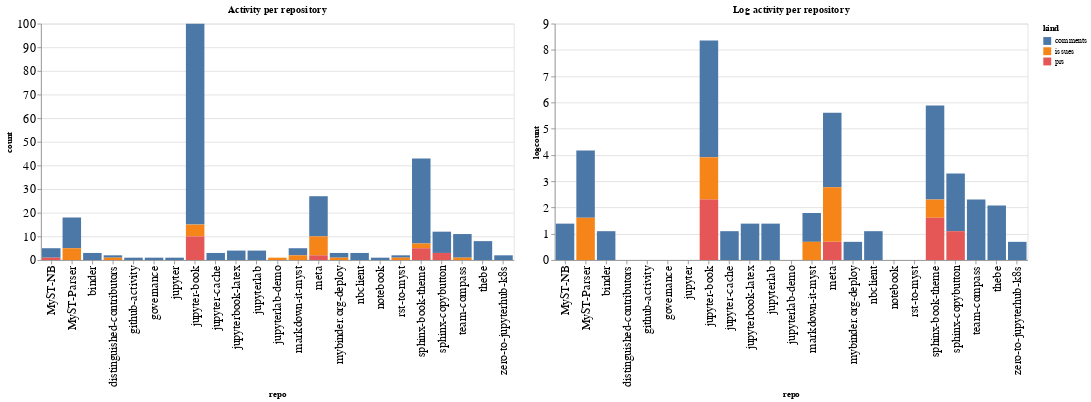

The notebook cell this image was saved under:
### Code cell
ch1 = alt.Chart(repo_summaries, width=600, title="Activity per repository").mark_bar().encode(
    x='repo',
    y='count',
    color='kind',
    tooltip="kind"
)

ch2 = alt.Chart(repo_summaries, width=600, title="Log activity per repository").mark_bar().encode(
    x='repo',
    y='logcount',
    color='kind',
    tooltip="kind"
)

ch1 | ch2

### Figure 1 — Vega-Lite specification as saved in the notebook (floating-point values rounded to 4 significant figures)
{"config": {"axisLeft": {"labelFontSize": 15}, "axisBottom": {"labelFontSize": 15}}, "hconcat": [{"mark": "bar", "encoding": {"color": {"type": "nominal", "field": "kind"}, "tooltip": {"type": "nominal", "field": "kind"}, "x": {"type": "nominal", "field": "repo"}, "y": {"type": "quantitative", "field": "count"}}, "title": "Activity per repository", "width": 600}, {"mark": "bar", "encoding": {"color": {"type": "nominal", "field": "kind"}, "tooltip": {"type": "nominal", "field": "kind"}, "x": {"type": "nominal", "field": "repo"}, "y": {"type": "quantitative", "field": "logcount"}}, "title": "Log activity per repository", "width": 600}], "data": {"name": "data-d8d0c62a56a071202a30f48806b7d07a"}, "$schema": "https://vega.github.io/schema/vega-lite/v4.8.1.json", "datasets": {"data-d8d0c62a56a071202a30f48806b7d07a": [{"repo": "MyST-NB", "kind": "comments", "count": 4, "logcount": 1.386}, {"repo": "MyST-NB", "kind": "prs", "count": 1, "logcount": 0.0}, {"repo": "MyST-Parser", "kind": "comments", "count": 13, "logcount": 2.565}, {"repo": "MyST-Parser", "kind": "issues", "count": 5, "logcount": 1.609}, {"repo": "binder", "kind": "comments", "count": 3, "logcount": 1.099}, {"repo": "distinguished-contributors", "kind": "comments", "count": 1, "logcount": 0.0}, {"repo": "distinguished-contributors", "kind": "issues", "count": 1, "logcount": 0.0}, {"repo": "github-activity", "kind": "comments", "count": 1, "logcount": 0.0}, {"repo": "governance", "kind": "comments", "count": 1, "logcount": 0.0}, {"repo": "jupyter", "kind": "comments", "count": 1, "logcount": 0.0}, {"repo": "jupyter-book", "kind": "comments", "count": 85, "logcount": 4.443}, {"repo": "jupyter-book", "kind": "issues", "count": 5, "logcount": 1.609}, {"repo": "jupyter-book", "kind": "prs", "count": 10, "logcount": 2.303}, {"repo": "jupyter-cache", "kind": "comments", "count": 3, "logcount": 1.099}, {"repo": "jupyterbook-latex", "kind": "comments", "count": 4, "logcount": 1.386}, {"repo": "jupyterlab", "kind": "comments", "count": 4, "logcount": 1.386}, {"repo": "jupyterlab-demo", "kind": "issues", "count": 1, "logcount": 0.0}, {"repo": "markdown-it-myst", "kind": "comments", "count": 3, "logcount": 1.099}, {"repo": "markdown-it-myst", "kind": "issues", "count": 2, "logcount": 0.6931}, {"repo": "meta", "kind": "comments", "count": 17, "logcount": 2.833}, {"repo": "meta", "kind": "issues", "count": 8, "logcount": 2.079}, {"repo": "meta", "kind": "prs", "count": 2, "logcount": 0.6931}, {"repo": "mybinder.org-deploy", "kind": "comments", "count": 2, "logcount": 0.6931}, {"repo": "mybinder.org-deploy", "kind": "issues", "count": 1, "logcount": 0.0}, {"repo": "nbclient", "kind": "comments", "count": 3, "logcount": 1.099}, {"repo": "notebook", "kind": "comments", "count": 1, "logcount": 0.0}, {"repo": "rst-to-myst", "kind": "comments", "count": 1, "logcount": 0.0}, {"repo": "rst-to-myst", "kind": "issues", "count": 1, "logcount": 0.0}, {"repo": "sphinx-book-theme", "kind": "comments", "count": 36, "logcount": 3.584}, {"repo": "sphinx-book-theme", "kind": "issues", "count": 2, "logcount": 0.6931}, {"repo": "sphinx-book-theme", "kind": "prs", "count": 5, "logcount": 1.609}, {"repo": "sphinx-copybutton", "kind": "comments", "count": 9, "logcount": 2.197}, {"repo": "sphinx-copybutton", "kind": "prs", "count": 3, "logcount": 1.099}, {"repo": "team-compass", "kind": "comments", "count": 10, "logcount": 2.303}, {"repo": "team-compass", "kind": "issues", "count": 1, "logcount": 0.0}, {"repo": "thebe", "kind": "comments", "count": 8, "logcount": 2.079}, {"repo": "zero-to-jupyterhub-k8s", "kind": "comments", "count": 2, "logcount": 0.6931}]}}
